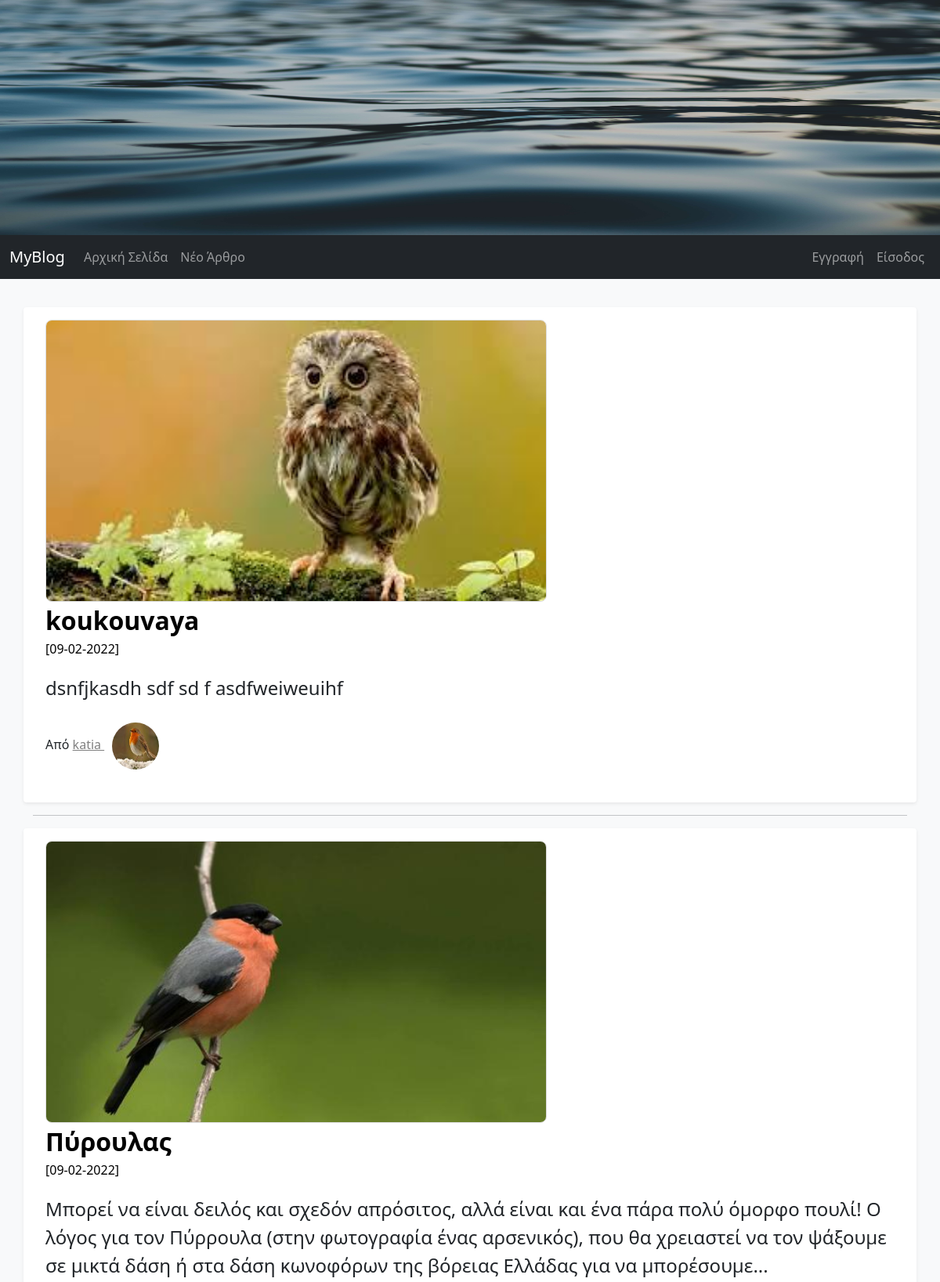
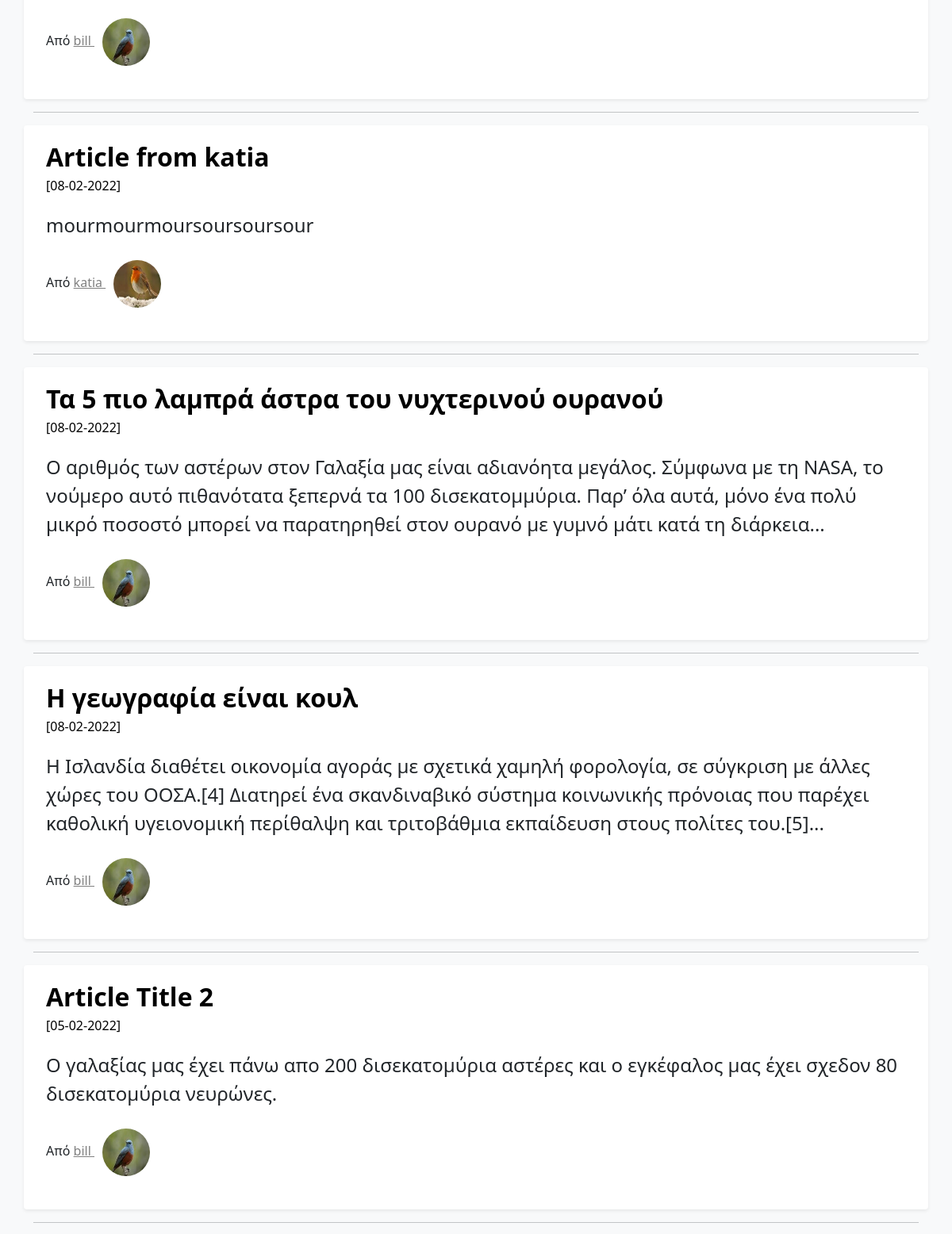
The page / (upper part) on the database its author committed (2 pictures, top to bottom).
### FlaskBlogApp/models.py (models this page shows, shortened)
class Article(db.Model):
    id = db.Column(db.Integer, primary_key=True)
    article_title = db.Column(db.String(50), nullable=False)
    article_body = db.Column(db.Text(), nullable=False)
    article_image = db.Column(db.String(30), default="default_article_image.jpg", nullable=False)
    date_created = db.Column(db.DateTime, default=datetime.utcnow, nullable=False)
    user_id = db.Column(db.Integer, db.ForeignKey('user.id'), nullable=False)

class User(db.Model, UserMixin):
    id = db.Column(db.Integer, primary_key=True)
    username = db.Column(db.String(15), unique=True, nullable=False)
    email = db.Column(db.String(150), unique=True)
    password = db.Column(db.String(36), nullable=False)
    profile_image = db.Column(db.String(30), default="default_profile_image.jpg")
    articles = db.relationship('Article', backref='author', lazy=True)

### FlaskBlogApp/routes.py (the view)
@app.route("/index/")
@app.route("/")
def root():
    articles = Article.query.order_by(Article.date_created.desc())
    return render_template("index.html", articles=articles)

### FlaskBlogApp/templates/index.html (shortened to what this page needs)
{% extends "base.html" %}
{% block content %}
{% if articles %}
    {% for article in articles %}
    <div class="row my-3 p-3 bg-body rounded shadow-sm">
        <div class="col col-md-12">
          {% if article.article_image and article.article_image != 'default_article_image.jpg' %}
            <img src="{{ url_for('static', filename='images/articles_images/'+article.article_image) }}" alt="" class="img-responsive a_image" width="640px" height="360px">
          {% endif %}
        </div>
        <div class="col col-md-12">
          <div class="main-article-title">
            <a class="article_title" href="{{ url_for('full_article', article_id=article.id) }}">{{ article.article_title | safe }}</a>
          </div>
          <small class="article_date">[{{ article.date_created.strftime('%d-%m-%Y') }}]</small>
          <p class="main-article-partial-text">
            {{ article.article_body | truncate(255) | safe }}
          </p>
          <p class="">Από
            <span>
              <a class="author-name" href="{{ url_for('articles_by_author', author_id=article.author.id) }}"> {{ article.author.username }}
                <img class="rounded-circle profile-image" alt="{{ article.author.username }}" src="{{ url_for('static', filename='images/profiles_images/'+article.author.profile_image) }}" data-holder-rendered="true" data-bs-toggle="tooltip" data-bs-placement="top" title="{{ article.author.username }}">
              </a>
            </span>
          </p>
        </div>
      </div>
      <hr>
    {% endfor %}
{% endif %}
{% endblock content %}

### FlaskBlogApp/static/css/styles.css (style rules this page uses)
body { background-color: #f8f9fa; }
.main-article-title { font-size: 2em; font-weight: bold; text-decoration: none; color: black; }
.article_date,.article_date:hover { font-size: 1em; color: black; }
.main-article-partial-text,.main-article-full-text { font-size: 1.5em; margin-top: 20px; }
.author-name:link { color: gray; }
.article_title:link, .article_title:hover, .article_title:visited { text-decoration: none; color: black; }
.main-article-category:hover,.main-article-title:hover,.author-name { text-decoration: underline; color: black; }
.row { margin-top: 20px; }
.profile-image { width: 60px; height: 60px; margin: 10px; }
.a_image { border: 1px solid #ddd; border-radius: 8px; }

### rows shown on the page
Article: article_image (picture), article_title "koukouvaya", date_created "09-02-2022", article_body "dsnfjkasdh sdf sd f asdfweiweuihf", author.username "katia", profile_image (picture)
Article: article_image (picture), article_title "Πύρουλας", date_created "09-02-2022", article_body "Μπορεί να είναι δειλός και σχεδόν απρόσιτος, αλλά είναι και ένα πάρα πολύ όμορφο πουλί! Ο λόγος για τον Πύρρουλα (στην φωτογραφία ένας αρσενικός), που θα χρειαστεί να τον ψάξουμε σε μικτά δάση ή στα δάση κωνοφόρων της βόρειας Ελλάδας για να μπορέσουμε...", author.username "bill", profile_image (picture)
Article: article_title "Αrticle from katia", date_created "08-02-2022", article_body "mourmourmoursoursoursour", author.username "katia", profile_image (picture)
Article: article_title "Τα 5 πιο λαμπρά άστρα του νυχτερινού ουρανού", date_created "08-02-2022", article_body "Ο αριθμός των αστέρων στον Γαλαξία μας είναι αδιανόητα μεγάλος. Σύμφωνα με τη NASA, το νούμερο αυτό πιθανότατα ξεπερνά τα 100 δισεκατομμύρια. Παρ’ όλα αυτά, μόνο ένα πολύ μικρό ποσοστό μπορεί να παρατηρηθεί στον ουρανό με γυμνό μάτι κατά τη διάρκεια...", author.username "bill", profile_image (picture)
Article: article_title "Η γεωγραφία είναι κουλ", date_created "08-02-2022", article_body "Η Ισλανδία διαθέτει οικονομία αγοράς με σχετικά χαμηλή φορολογία, σε σύγκριση με άλλες χώρες του ΟΟΣΑ.[4] Διατηρεί ένα σκανδιναβικό σύστημα κοινωνικής πρόνοιας που παρέχει καθολική υγειονομική περίθαλψη και τριτοβάθμια εκπαίδευση στους πολίτες του.[5]...", author.username "bill", profile_image (picture)
Article: article_title "Article Title 2", date_created "05-02-2022", article_body "Ο γαλαξίας μας έχει πάνω απο 200 δισεκατομύρια αστέρες και ο εγκέφαλος μας έχει σχεδον 80 δισεκατομύρια νευρώνες.", author.username "bill", profile_image (picture)
